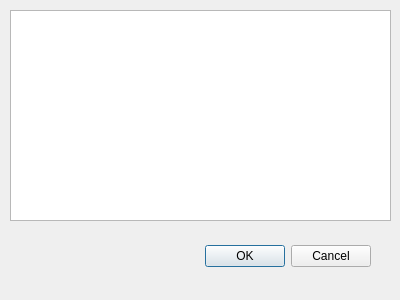
<?xml version="1.0" encoding="UTF-8"?>
<ui version="4.0">
 <class>Dialog</class>
 <widget class="QDialog" name="Dialog">
  <property name="geometry">
   <rect>
    <x>0</x>
    <y>0</y>
    <width>400</width>
    <height>300</height>
   </rect>
  </property>
  <property name="windowTitle">
   <string>Error!</string>
  </property>
  <widget class="QDialogButtonBox" name="buttonBox">
   <property name="geometry">
    <rect>
     <x>30</x>
     <y>240</y>
     <width>341</width>
     <height>32</height>
    </rect>
   </property>
   <property name="orientation">
    <enum>Qt::Horizontal</enum>
   </property>
   <property name="standardButtons">
    <set>QDialogButtonBox::Cancel|QDialogButtonBox::Ok</set>
   </property>
  </widget>
  <widget class="QTextBrowser" name="textBrowser">
   <property name="geometry">
    <rect>
     <x>10</x>
     <y>10</y>
     <width>381</width>
     <height>211</height>
    </rect>
   </property>
  </widget>
 </widget>
 <resources/>
 <connections>
  <connection>
   <sender>buttonBox</sender>
   <signal>accepted()</signal>
   <receiver>Dialog</receiver>
   <slot>accept()</slot>
   <hints>
    <hint type="sourcelabel">
     <x>248</x>
     <y>254</y>
    </hint>
    <hint type="destinationlabel">
     <x>157</x>
     <y>274</y>
    </hint>
   </hints>
  </connection>
  <connection>
   <sender>buttonBox</sender>
   <signal>rejected()</signal>
   <receiver>Dialog</receiver>
   <slot>reject()</slot>
   <hints>
    <hint type="sourcelabel">
     <x>316</x>
     <y>260</y>
    </hint>
    <hint type="destinationlabel">
     <x>286</x>
     <y>274</y>
    </hint>
   </hints>
  </connection>
 </connections>
</ui>
